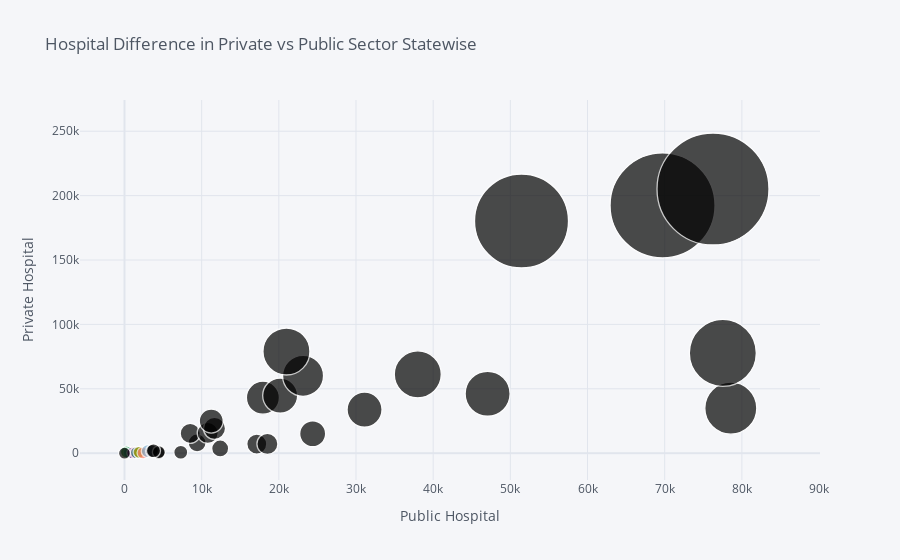

The code cell stored with this chart in its notebook:
### Code cell
df.iplot(kind='bubble',x='Number of hospitals in public sector',y='Number of hospitals in private sector',size='Total',xTitle='Public Hospital',yTitle='Private Hospital',title='Hospital Difference in Private vs Public Sector Statewise')

### Figure 1 — Plotly figure (JSON) as saved in the notebook; plotly's stock layout.template omitted (floating-point values rounded to 4 significant figures)
{"data": [{"marker": {"color": ["rgb(255, 153, 51)", "rgb(55, 128, 191)", "rgb(50, 171, 96)", "rgb(128, 0, 128)", "rgb(219, 64, 82)", "rgb(0, 128, 128)", "rgb(255, 255, 51)", "rgb(128, 128, 0)", "rgb(251, 128, 114)", "rgb(128, 177, 211)"], "line": {"width": 1.3}, "size": [12, 12, 12, 12, 12, 12, 12, 12, 12, 13, 13, 13, 13, 14, 14, 17, 18, 20, 20, 21, 21, 22, 24, 26, 33, 35, 35, 41, 45, 47, 47, 52, 67, 94, 105, 112, 12], "symbol": "circle"}, "mode": "markers", "text": "", "type": "scatter", "x": [300, 619, 240, 1075, 1427, 1560, 1997, 1880, 2404, 3012, 4429, 3569, 4457, 3756, 7291, 12399, 9412, 8512, 17142, 18519, 10784, 11664, 11240, 24383, 17933, 20172, 31106, 23138, 47054, 38004, 20983, 78566, 77532, 51446, 69721, 76260, 0], "y": [126, 322, 1010, 219, 363, 392, 499, 681, 220, 1572, 238, 1603, 787, 1875, 704, 3641, 8018, 15331, 7036, 7131, 15712, 19193, 24901, 15072, 43064, 44690, 33833, 60092, 46122, 61223, 78936, 34969, 77843, 180293, 192388, 205142, 0]}], "layout": {"legend": {"bgcolor": "#F5F6F9", "font": {"color": "#4D5663"}}, "paper_bgcolor": "#F5F6F9", "plot_bgcolor": "#F5F6F9", "title": {"font": {"color": "#4D5663"}, "text": "Hospital Difference in Private vs Public Sector Statewise"}, "xaxis": {"gridcolor": "#E1E5ED", "showgrid": true, "tickfont": {"color": "#4D5663"}, "title": {"font": {"color": "#4D5663"}, "text": "Public Hospital"}, "zerolinecolor": "#E1E5ED"}, "yaxis": {"gridcolor": "#E1E5ED", "showgrid": true, "tickfont": {"color": "#4D5663"}, "title": {"font": {"color": "#4D5663"}, "text": "Private Hospital"}, "zerolinecolor": "#E1E5ED"}}}
